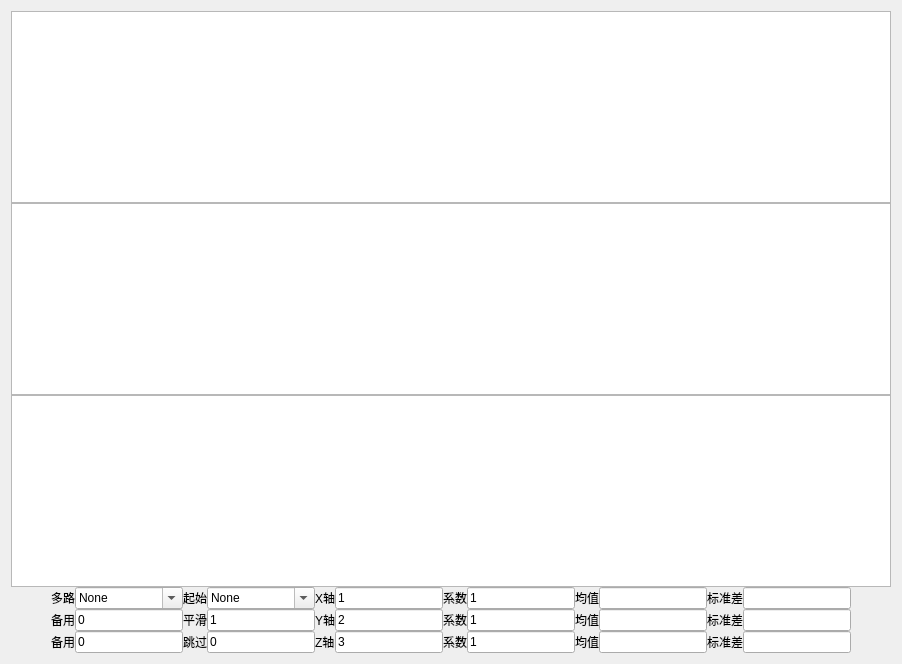
      <widget class="QWidget" name="tab_6">
       <attribute name="title">
        <string>单路</string>
       </attribute>
       <layout class="QGridLayout" name="gridLayout_9">
        <property name="horizontalSpacing">
         <number>7</number>
        </property>
        <property name="verticalSpacing">
         <number>0</number>
        </property>
        <item row="0" column="0">
         <widget class="GraphicsLayoutWidget" name="graphicsView_gyr_X"/>
        </item>
        <item row="1" column="0">
         <widget class="GraphicsLayoutWidget" name="graphicsView_gyr_Y"/>
        </item>
        <item row="2" column="0">
         <widget class="GraphicsLayoutWidget" name="graphicsView_gyr_Z">
          <property name="acceptDrops">
           <bool>false</bool>
          </property>
          <property name="autoFillBackground">
           <bool>false</bool>
          </property>
         </widget>
        </item>
        <item row="4" column="0">
         <layout class="QGridLayout" name="gridLayout_5">
          <item row="0" column="5">
           <widget class="QLabel" name="label_15">
            <property name="text">
             <string>X轴</string>
            </property>
           </widget>
          </item>
          <item row="1" column="6">
           <widget class="QLineEdit" name="lineEdit_inside_plot_axis2">
            <property name="text">
             <string>2</string>
            </property>
           </widget>
          </item>
          <item row="2" column="7">
           <widget class="QLabel" name="label_27">
            <property name="text">
             <string>系数</string>
            </property>
           </widget>
          </item>
          <item row="2" column="8">
           <widget class="QLineEdit" name="lineEdit_inside_plot_para3">
            <property name="text">
             <string>1</string>
            </property>
           </widget>
          </item>
          <item row="2" column="5">
           <widget class="QLabel" name="label_25">
            <property name="text">
             <string>Z轴</string>
            </property>
           </widget>
          </item>
          <item row="1" column="3">
           <widget class="QLabel" name="label_21">
            <property name="text">
             <string>平滑</string>
            </property>
           </widget>
          </item>
          <item row="0" column="3">
           <widget class="QLabel" name="label_26">
            <property name="text">
             <string>起始</string>
            </property>
           </widget>
          </item>
          <item row="1" column="12">
           <widget class="QLineEdit" name="lineEdit_inside_plot_stds2">
            <property name="text">
             <string/>
            </property>
           </widget>
          </item>
          <item row="0" column="4">
           <widget class="QComboBox" name="comboBox_plot_beginAxis">
            <property name="editable">
             <bool>true</bool>
            </property>
            <item>
             <property name="text">
              <string>None</string>
             </property>
            </item>
           </widget>
          </item>
          <item row="2" column="6">
           <widget class="QLineEdit" name="lineEdit_inside_plot_axis3">
            <property name="text">
             <string>3</string>
            </property>
           </widget>
          </item>
          <item row="1" column="9">
           <widget class="QLabel" name="label_28">
            <property name="text">
             <string>均值</string>
            </property>
           </widget>
          </item>
          <item row="1" column="7">
           <widget class="QLabel" name="label_17">
            <property name="text">
             <string>系数</string>
            </property>
           </widget>
          </item>
          <item row="1" column="8">
           <widget class="QLineEdit" name="lineEdit_inside_plot_para2">
            <property name="text">
             <string>1</string>
            </property>
           </widget>
          </item>
          <item row="1" column="4">
           <widget class="QLineEdit" name="lineEdit_plot_rolling">
            <property name="text">
             <string>1</string>
            </property>
           </widget>
          </item>
          <item row="0" column="11">
           <widget class="QLabel" name="label_29">
            <property name="text">
             <string>标准差</string>
            </property>
           </widget>
          </item>
          <item row="0" column="2">
           <widget class="QComboBox" name="comboBox_plot_choiceTab">
            <property name="sizePolicy">
             <sizepolicy hsizetype="Expanding" vsizetype="Fixed">
              <horstretch>0</horstretch>
              <verstretch>0</verstretch>
             </sizepolicy>
            </property>
            <property name="editable">
             <bool>true</bool>
            </property>
            <item>
             <property name="text">
              <string>None</string>
             </property>
            </item>
           </widget>
          </item>
          <item row="0" column="12">
           <widget class="QLineEdit" name="lineEdit_inside_plot_stds1">
            <property name="text">
             <string/>
            </property>
           </widget>
          </item>
          <item row="2" column="4">
           <widget class="QLineEdit" name="lineEdit_plot_skipcount">
            <property name="text">
             <string>0</string>
            </property>
           </widget>
          </item>
          <item row="0" column="7">
           <widget class="QLabel" name="label_20">
            <property name="text">
             <string>系数</string>
            </property>
           </widget>
          </item>
          <item row="1" column="5">
           <widget class="QLabel" name="label_22">
            <property name="text">
             <string>Y轴</string>
            </property>
           </widget>
          </item>
          <item row="1" column="10">
           <widget class="QLineEdit" name="lineEdit_inside_plot_mean2">
            <property name="text">
             <string/>
            </property>
           </widget>
          </item>
          <item row="0" column="1">
           <widget class="QLabel" name="label_35">
            <property name="text">
             <string>多路</string>
            </property>
           </widget>
          </item>
          <item row="2" column="10">
           <widget class="QLineEdit" name="lineEdit_inside_plot_mean3">
            <property name="text">
             <string/>
            </property>
           </widget>
          </item>
          <item row="0" column="8">
           <widget class="QLineEdit" name="lineEdit_inside_plot_para1">
            <property name="text">
             <string>1</string>
            </property>
           </widget>
          </item>
          <item row="1" column="1">
           <widget class="QLabel" name="label_37">
            <property name="text">
             <string>备用</string>
            </property>
           </widget>
          </item>
          <item row="1" column="0">
           <spacer name="horizontalSpacer">
            <property name="orientation">
             <enum>Qt::Horizontal</enum>
            </property>
            <property name="sizeHint" stdset="0">
             <size>
              <width>40</width>
              <height>20</height>
             </size>
            </property>
           </spacer>
          </item>
          <item row="2" column="11">
           <widget class="QLabel" name="label_18">
            <property name="text">
             <string>标准差</string>
            </property>
           </widget>
          </item>
          <item row="2" column="3">
           <widget class="QLabel" name="label_16">
            <property name="text">
             <string>跳过</string>
            </property>
           </widget>
          </item>
          <item row="2" column="12">
           <widget class="QLineEdit" name="lineEdit_inside_plot_stds3">
            <property name="text">
             <string/>
            </property>
           </widget>
          </item>
          <item row="0" column="9">
           <widget class="QLabel" name="label_19">
            <property name="text">
             <string>均值</string>
            </property>
           </widget>
          </item>
          <item row="1" column="11">
           <widget class="QLabel" name="label_23">
            <property name="text">
             <string>标准差</string>
            </property>
           </widget>
          </item>
          <item row="2" column="2">
           <widget class="QLineEdit" name="lineEdit_inside_location_17">
            <property name="text">
             <string>0</string>
            </property>
           </widget>
          </item>
          <item row="2" column="9">
           <widget class="QLabel" name="label_24">
            <property name="text">
             <string>均值</string>
            </property>
           </widget>
          </item>
          <item row="0" column="10">
           <widget class="QLineEdit" name="lineEdit_inside_plot_mean1">
            <property name="text">
             <string/>
            </property>
           </widget>
          </item>
          <item row="0" column="6">
           <widget class="QLineEdit" name="lineEdit_inside_plot_axis1">
            <property name="text">
             <string>1</string>
            </property>
           </widget>
          </item>
          <item row="2" column="1">
           <widget class="QLabel" name="label_40">
            <property name="text">
             <string>备用</string>
            </property>
           </widget>
          </item>
          <item row="1" column="2">
           <widget class="QLineEdit" name="lineEdit_inside_location_18">
            <property name="text">
             <string>0</string>
            </property>
           </widget>
          </item>
          <item row="1" column="13">
           <spacer name="horizontalSpacer_2">
            <property name="orientation">
             <enum>Qt::Horizontal</enum>
            </property>
            <property name="sizeHint" stdset="0">
             <size>
              <width>40</width>
              <height>20</height>
             </size>
            </property>
           </spacer>
          </item>
         </layout>
        </item>
       </layout>
      </widget>
